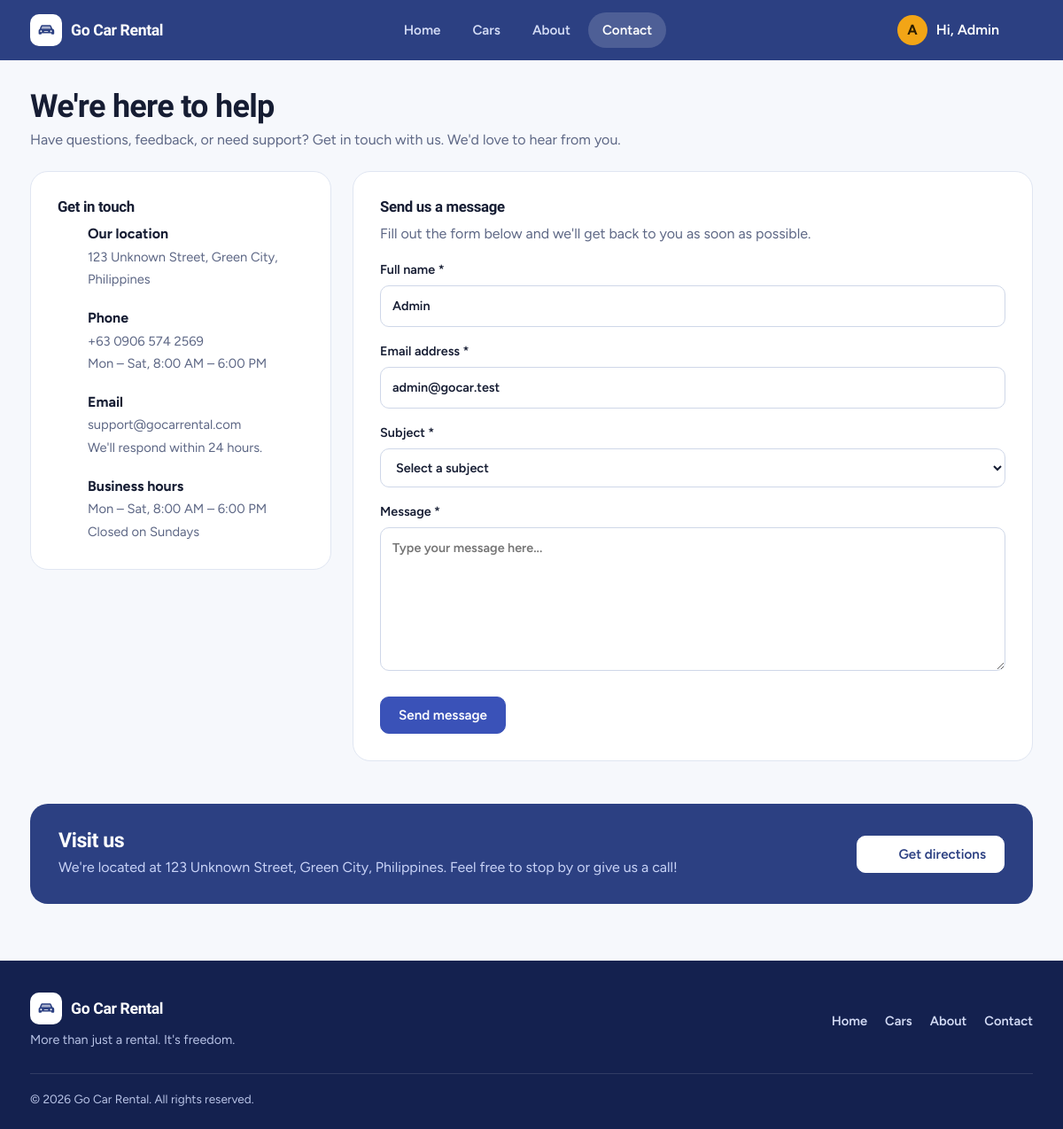
The app's page /contact.php (signed in) with its own data.
### tables this page shows
CREATE TABLE IF NOT EXISTS users (
    id INT AUTO_INCREMENT PRIMARY KEY,
    full_name VARCHAR(120) NOT NULL,
    email VARCHAR(150) NOT NULL UNIQUE,
    phone VARCHAR(30) DEFAULT NULL,
    address VARCHAR(255) DEFAULT NULL,
    password VARCHAR(255) NOT NULL,
    role ENUM('user', 'admin') NOT NULL DEFAULT 'user',
    created_at TIMESTAMP DEFAULT CURRENT_TIMESTAMP
);

### config.php (called while the page is built, shortened)
<?php
function db(): PDO {
    static $pdo = null;
    if (!$pdo) {
        $pdo = new PDO('mysql:host='.DB_HOST.';dbname='.DB_NAME.';charset=utf8mb4', DB_USER, DB_PASS, [
            PDO::ATTR_ERRMODE => PDO::ERRMODE_EXCEPTION,
            PDO::ATTR_DEFAULT_FETCH_MODE => PDO::FETCH_ASSOC,
        ]);
    }
    return $pdo;
}
require_once __DIR__ . '/includes/functions.php';

### contact.php (the view, shortened to what this page needs)
<?php require 'config.php'; $title = 'Contact'; $user = current_user();
$subjects = ['Booking inquiry', 'Payment', 'Cancellation / refund', 'Feedback', 'Other'];
$old = $_SESSION['old'] ?? []; unset($_SESSION['old']);
$v_name = $old['name'] ?? ($user['full_name'] ?? ''); $v_email = $old['email'] ?? ($user['email'] ?? '');
$v_subject = $old['subject'] ?? ''; $v_msg = $old['msg'] ?? '';
$address = '123 Unknown Street, Green City, Philippines';
include 'includes/header.php'; ?>
<div class="page-head"><div><h1>We're here to help</h1>
  <p class="muted">Have questions, feedback, or need support? Get in touch with us. We'd love to hear from you.</p></div></div>
<div class="contact-grid">
  <div class="box wide"><h3 style="margin-top:0">Get in touch</h3>
    <div class="info">
      <div><?= icon('pin', 20) ?><p style="margin:0"><b>Our location</b><span><?= e($address) ?></span></p></div>
      <div><?= icon('phone', 20) ?><p style="margin:0"><b>Phone</b><span>+63 0906 574 2569<br>Mon – Sat, 8:00 AM – 6:00 PM</span></p></div>
      <div><?= icon('mail', 20) ?><p style="margin:0"><b>Email</b><span>support@gocarrental.com<br>We'll respond within 24 hours.</span></p></div>
      <div><?= icon('clock', 20) ?><p style="margin:0"><b>Business hours</b><span>Mon – Sat, 8:00 AM – 6:00 PM<br>Closed on Sundays</span></p></div>
    </div>
  </div>
  <form class="box wide" method="post"><h3 style="margin-top:0">Send us a message</h3><?= csrf_field() ?>
    <p class="muted">Fill out the form below and we'll get back to you as soon as possible.</p>
    <label>Full name *<input name="full_name" value="<?= e($v_name) ?>" placeholder="Enter your full name" required></label>
    <label>Email address *<input type="email" name="email" value="<?= e($v_email) ?>" placeholder="example@gmail.com" required></label>
    <label>Subject *<select name="subject" required><option value="">Select a subject</option>
      <?php foreach ($subjects as $s): ?><option <?= $v_subject === $s ? 'selected' : '' ?>><?= e($s) ?></option><?php endforeach; ?></select></label>
    <label>Message *<textarea name="message" rows="6" placeholder="Type your message here..." required><?= e($v_msg) ?></textarea></label>
    <button class="btn">Send message</button>
  </form>
</div>
<div class="visit">
  <div><h2>Visit us</h2><p>We're located at <?= e($address) ?>. Feel free to stop by or give us a call!</p></div>
  <a class="btn" target="_blank" rel="noopener" href="https://www.google.com/maps/search/?api=1&query=<?= urlencode($address) ?>"><?= icon('pin', 18) ?> Get directions</a>
</div>
<?php include 'includes/footer.php'; ?>

### includes/header.php (shortened to what this page needs)
<?php $user = current_user(); $page = basename($_SERVER['SCRIPT_NAME'], '.php'); $full = $full ?? false; ?>
<!DOCTYPE html><html lang="en" data-theme="<?= e($user['theme'] ?? 'light') ?>"><head><meta charset="utf-8">
<link rel="stylesheet" href="<?= BASE_URL ?>/assets/style.css"></head><body>
<header class="nav"><div class="wrap nav-in">
  <a class="brand" href="<?= BASE_URL ?>/index.php"><span class="brand-mark"><?= car_svg() ?></span>Go Car Rental</a>
  <nav class="links">
    <a class="<?= $page=='index'?'active':'' ?>" href="<?= BASE_URL ?>/index.php">Home</a>
    <a class="<?= in_array($page,['cars','car','book'])?'active':'' ?>" href="<?= BASE_URL ?>/cars.php">Cars</a>
    <a class="<?= $page=='about'?'active':'' ?>" href="<?= BASE_URL ?>/about.php">About</a>
    <a class="<?= $page=='contact'?'active':'' ?>" href="<?= BASE_URL ?>/contact.php">Contact</a>
  </nav>
  <div class="user">
    <?php if ($user): ?>
      <details class="menu"><summary><span class="av"><?= e(strtoupper(mb_substr($user['full_name'], 0, 1))) ?></span>Hi, <?= e(explode(' ', $user['full_name'])[0]) ?> <?= icon('chev', 16) ?></summary>
        </details>
    <?php else: ?>
      <a class="btn gray" href="<?= BASE_URL ?>/login.php">Log in</a><a class="btn" href="<?= BASE_URL ?>/register.php">Sign up</a>
    <?php endif; ?>
  </div>
</div></header>
<?php if ($full): ?><main><div class="wrap"><?= flash() ?></div>
<?php else: ?><main class="wrap page"><?= flash() ?>
<?php endif; ?>

### assets/style.css (style rules this page uses)
:root { --navy:#14214f; --blue:#3a52b8; --blue-d:#2c4082; --sky:#eef2fb; --bg:#f6f8fc; --line:#e0e6f2; --ink:#161d33; --muted:#5d6785; --amber:#f2a516; --red:#d6403f; --green:#13a24b; --sh:0 1px 2px rgba(20,33,79,.06),0 12px 28px -14px rgba(20,33,79,.28); --head:'Sora',system-ui,sans-serif; --body:'Figtree',system-ui,-apple-system,'Segoe UI',sans-serif; }
* { box-sizing:border-box }
html { scroll-behavior:smooth }
body { margin:0;background:var(--bg);color:var(--ink);font:16px/1.6 var(--body);-webkit-font-smoothing:antialiased }
a { color:var(--blue);text-decoration:none }
h1,h2,h3,h4 { font-family:var(--head);letter-spacing:-.02em;line-height:1.15;margin:0 0 .5em;font-weight:700 }
h1 { font-size:clamp(1.7rem,3vw,2.3rem) }
h2 { font-size:1.45rem }
h3 { font-size:1.05rem }
p { margin:0 0 1em }
.muted { color:var(--muted) }
.wrap { max-width:1180px;margin:0 auto;padding:0 24px }
main.page { padding-top:32px;padding-bottom:64px;min-height:70vh }
.nav { background:var(--blue-d);position:sticky;top:0;z-index:50 }
.nav-in { display:flex;align-items:center;gap:28px;height:68px }
.brand { display:flex;align-items:center;gap:10px;color:#fff;font:700 1.1rem var(--head);letter-spacing:-.02em }
.brand-mark { width:36px;height:36px;border-radius:10px;background:#fff;color:var(--blue-d);display:grid;place-items:center }
.links { display:flex;gap:4px;margin:0 auto }
.links a { color:#d3dbf5;padding:8px 16px;border-radius:999px;font-weight:600;font-size:.95rem }
.links a.active { color:#fff;background:rgba(255,255,255,.16) }
.user { display:flex;gap:10px;align-items:center }
details.menu { position:relative }
details.menu summary { list-style:none;cursor:pointer;display:flex;align-items:center;gap:10px;color:#fff;font-weight:600;padding:5px 12px 5px 5px;border-radius:999px }
.av { width:34px;height:34px;border-radius:50%;background:var(--amber);color:#2b1d00;display:grid;place-items:center;font-weight:700 }
.btn { display:inline-flex;align-items:center;justify-content:center;gap:8px;background:var(--blue);color:#fff;border:1px solid var(--blue);padding:11px 20px;border-radius:10px;font:600 .95rem var(--body);cursor:pointer;transition:background .15s,border-color .15s;line-height:1.2 }
input,select,textarea { width:100%;padding:11px 13px;border:1px solid #cfd7e8;border-radius:10px;background:#fff;font:inherit;color:inherit;margin-top:6px }
label { display:block;font-weight:600;font-size:.9rem;margin-top:16px }
.page-head { display:flex;justify-content:space-between;align-items:end;gap:16px;margin-bottom:22px;flex-wrap:wrap }
.page-head h1 { margin:0 }
.page-head p { margin:4px 0 0 }
.box { background:#fff;border:1px solid var(--line);border-radius:20px;padding:30px;max-width:460px;margin:8px auto 24px }
.box h3 { margin:26px 0 8px }
.box.wide { max-width:none;margin:0 0 20px }
.box .btn { margin-top:22px }
.contact-grid { display:grid;grid-template-columns:340px 1fr;gap:24px;align-items:start }
.info { display:grid;gap:18px }
.info div { display:flex;gap:14px }
.info b { display:block }
.info span { color:var(--muted);font-size:.92rem }
.visit { display:flex;justify-content:space-between;align-items:center;gap:20px;flex-wrap:wrap;background:var(--blue-d);color:#fff;border-radius:20px;padding:28px 32px;margin-top:28px }
.visit h2 { margin:0 0 4px }
.visit p { margin:0;color:#c9d3f7 }
.visit .btn { background:#fff;color:var(--blue-d);border-color:#fff;margin:0 }

### records on screen
users: full_name "A", full_name "Admin", email "admin@gocar.test"

### other values on screen
$address "123 Unknown Street, Green City, Philippines"
